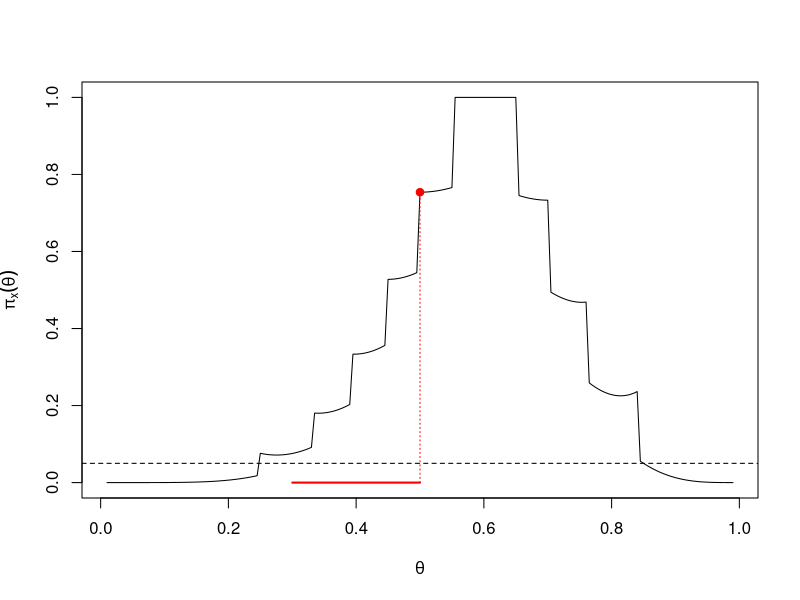

Reproduce this figure in R.
## ---- chunk 1
knitr::opts_chunk$set(echo = TRUE)
## ---- chunk 2
R_binomial <- function(x, n, theta){
  
  R <- (n*theta/x)^x * (n*(1-theta)/(n-x))^(n-x)
  return(R)
  
}

# closed form for x=n
contour_binomial <- function(theta, n, x){
  
  RHS <- R_binomial(x, n, theta)
  total <- 0
  for (i in 0:n){
    total <- total + (1*(R_binomial(i, n, theta) <= RHS)) * dbinom(i, n, theta)
  }
  return(total)
  
}

## ---- chunk 3
n <- 10
x <- 6

theta <- seq(0.01, .99, by = .005)

pi_binomial <- contour_binomial(theta, n, x)
plot(theta, pi_binomial, type = "l", xlab = expression(theta), ylab = expression(pi[x](theta)))
abline(h=.05, lty=2)
segments(0.3, 0, 0.5, 0, col="red", lwd=2)
segments(0.5, 0, 0.5, contour_binomial(0.5, n, x), lty=3, col="red")
points(0.5, contour_binomial(0.5, n, x), col="red", pch=19)
